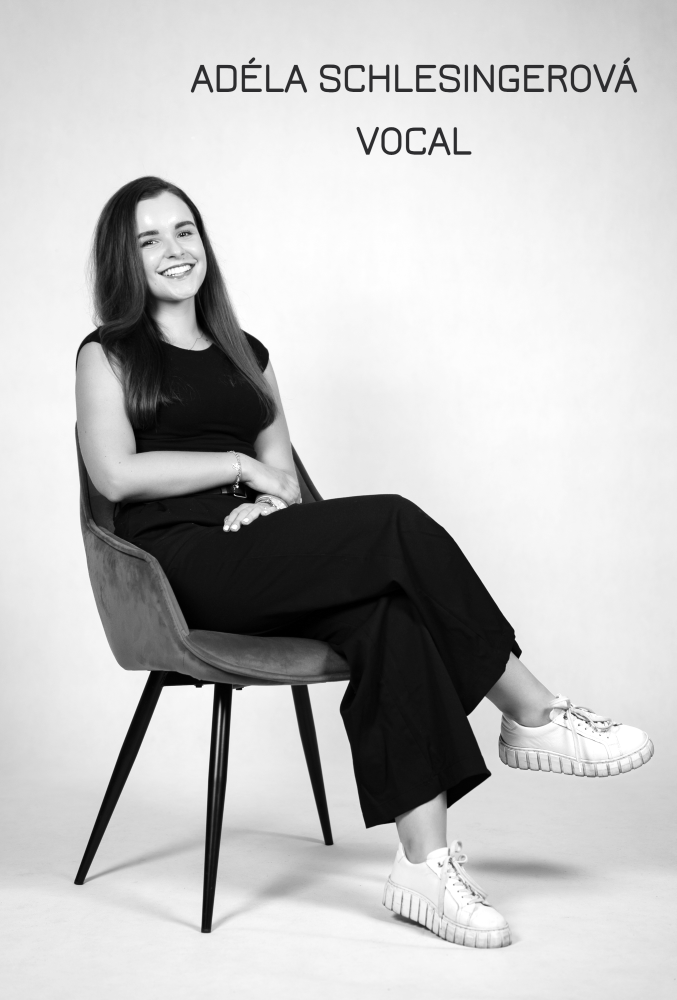
#> input picture site/originals/members/adela-schlesingerova.jpg, 2029 x 3000 px, given in place of logo-dark.png, which was not available (shown at 1/3 size)
$ python build_images.py
#> lines starting #> are read from the running program, lines starting #| are printed output that depends on the picture
#!/usr/bin/env python3
"""Turn site/originals/ into the web-sized images under site/public/assets/img/.

    python3 site/tools/build_images.py

Needs Pillow and numpy. Run it again whenever a photo in originals/ changes or
a new one is added; everything in public/assets/img/ is an output of this file
and can be deleted and rebuilt.

The originals are the full-resolution files as downloaded from the old Wix
site on 2026-11-12. They are never modified.
"""

from __future__ import annotations

from pathlib import Path

import numpy as np
from PIL import Image, ImageChops, ImageFilter, ImageOps

SITE = Path(__file__).resolve().parent.parent
SRC = SITE / "originals"
OUT = SITE / "public" / "assets" / "img"

# The studio portraits carry the name and instrument as part of the picture,
# top right. On the page those are real text under each photo, so the lettering
# is painted out here. Each box is (left, top, right, bottom) as fractions of
# the picture, drawn around the lettering and clear of the person.
MEMBERS = {
    "max-stoklasa": (0.53, 0.08, 0.98, 0.22),
    "tomas-becka": (0.51, 0.08, 0.93, 0.22),
    "rudy-horvat": (0.49, 0.10, 0.92, 0.235),
    "marek-krygel": (0.49, 0.135, 0.94, 0.268),
    "adela-schlesingerova": (0.28, 0.04, 0.97, 0.168),
    "katerina-eichlerova": (0.53, 0.04, 0.94, 0.235),
    "petr-moczek": (0.50, 0.11, 0.95, 0.24),
    "tereza-schvanova": (0.36, 0.09, 0.96, 0.218),
}

GALLERY = [
    "live-01", "live-02", "live-03", "live-04", "live-05", "live-06", "live-07",
    "live-08", "live-09", "live-10", "bubenik", "klub", "zpevaci-detail", "selfie",
]


def save_webp(image: Image.Image, name: str, *, quality: int = 80) -> None:
    path = OUT / name
    path.parent.mkdir(parents=True, exist_ok=True)
    image.save(path, "WEBP", quality=quality, method=6)
    print(f"  {name:38} {image.size[0]:5}x{image.size[1]:<5} {path.stat().st_size / 1024:6.0f} KB")


def fit_width(image: Image.Image, width: int) -> Image.Image:
    if image.width <= width:
        return image.copy()
    return image.resize((width, round(image.height * width / image.width)), Image.LANCZOS)


# [45 lines left out: functions fit_long_edge, paint_out_lettering, build_members, not called in this run]


def build_hero() -> None:
    print("hero and group")
    hall = Image.open(SRC / "live" / "ples-sal.jpg").convert("RGB")
    save_webp(fit_width(hall, 1620), "hero.webp", quality=76)
    save_webp(fit_width(hall, 900), "hero-900.webp", quality=72)

    group = Image.open(SRC / "group.png").convert("RGB")
    # The studio shot has wide white margins; trim to the people plus a little air.
    ink = ImageOps.invert(group.convert("L")).point(lambda v: 255 if v > 18 else 0)
    left, top, right, bottom = ink.getbbox()
    air = round(0.02 * group.width)
    group = group.crop((max(0, left - air), max(0, top - air),
                        min(group.width, right + air), min(group.height, bottom + air)))
    save_webp(fit_width(group, 1200), "group.webp", quality=82)
    save_webp(fit_width(group, 700), "group-700.webp", quality=80)

    # Link previews (Facebook, Messenger, WhatsApp) want a 1200x630 JPEG.
    card = Image.open(SRC / "live" / "zpevaci-detail.jpg").convert("RGB")
    card = ImageOps.fit(card, (1200, 630), Image.LANCZOS, centering=(0.5, 0.4))
    card.save(OUT / "og.jpg", "JPEG", quality=84, optimize=True, progressive=True)
    print(f"  {'og.jpg':38} 1200x630   {(OUT / 'og.jpg').stat().st_size / 1024:6.0f} KB")


# [23 lines left out: functions trim_black_bars, build_gallery, not called in this run]


def trim_alpha(image: Image.Image, air: int) -> Image.Image:
    left, top, right, bottom = image.getchannel("A").point(lambda v: 255 if v > 8 else 0).getbbox()
    return image.crop((max(0, left - air), max(0, top - air),
                       min(image.width, right + air), min(image.height, bottom + air)))


def build_brand() -> None:
    print("brand")
    dark = trim_alpha(Image.open(SRC / "logo-dark.png").convert("RGBA"), air=24)
#> in trim_alpha, `left, top, right, bottom = image.getchannel("A").point(lambda v: 255 i..`: left = 0; right = 2029; bottom = 3000
    save_webp(fit_width(dark, 1100), "logo-dark.webp", quality=90)
#|   logo-dark.webp                          1100x1626      71 KB
    save_webp(fit_width(dark, 440), "logo-dark-440.webp", quality=90)
#> call 2 of fit_width, with width = 440
#> in fit_width (call 2), `return image.resize((width, round(image.height * width / image.width))..`:
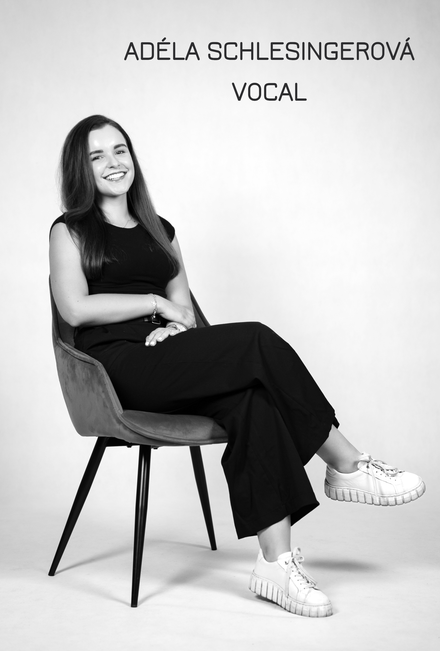
#> returned value: PIL image 440x651 RGBA; mean R, G, B, A 192.7, 192.7, 192.7, 255
#|   logo-dark-440.webp                       440x651       21 KB

    light = trim_alpha(Image.open(SRC / "logo-light.png").convert("RGBA"), air=24)
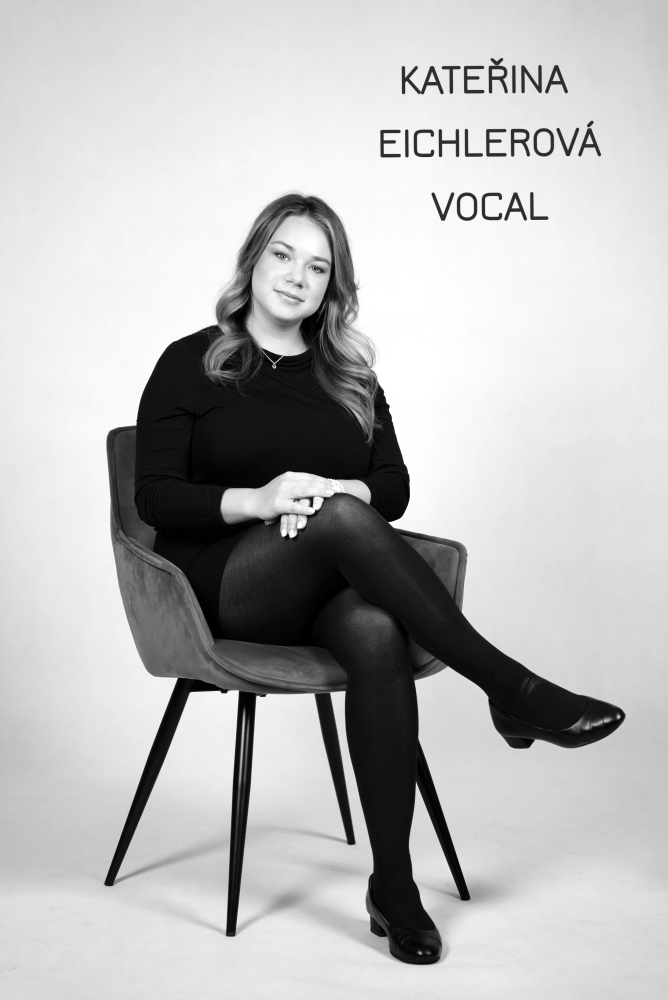
#> input picture site/originals/members/katerina-eichlerova.jpg, 2004 x 3000 px, given in place of logo-light.png, which was not available (shown at 1/3 size)
    save_webp(fit_width(light, 900), "logo-light.webp", quality=90)
#|   logo-light.webp                          900x1347      56 KB

    # Icons: the band's own favicon artwork, centred on a square of its black.
    art = Image.open(SRC / "favicon-source.png").convert("RGB")
#> art is the input picture: PIL image 2004x3000 RGB; mean R, G, B 186, 186, 186
    square = Image.new("RGB", (art.width, art.width), art.getpixel((2, 2)))
#> square: PIL image 2004x2004 RGB; every value is 204
    square.paste(art, (0, (art.width - art.height) // 2))
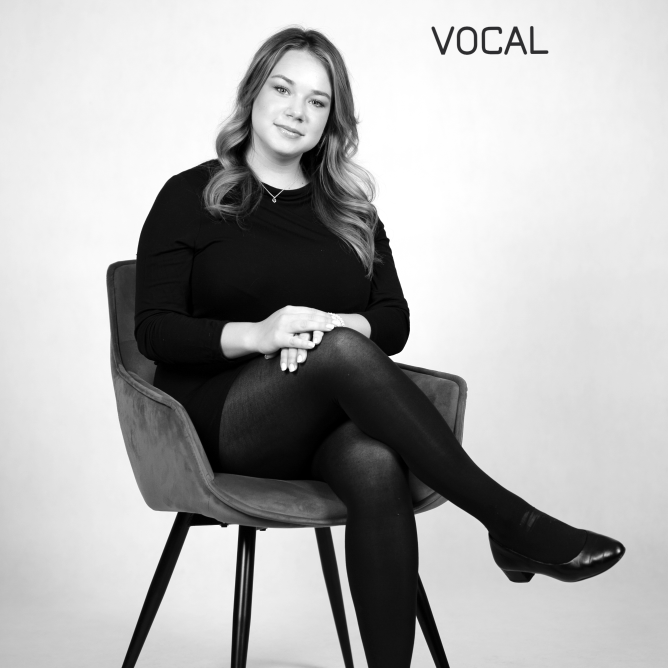
#> square: PIL image 2004x2004 RGB (shown at 1/3 size); mean R, G, B 173.8, 173.8, 173.8
    for size, name in ((512, "icon-512.png"), (180, "apple-touch-icon.png"), (48, "favicon-48.png")):
        square.resize((size, size), Image.LANCZOS).save(OUT / name, "PNG", optimize=True)
        print(f"  {name:38} {size:5}x{size:<5} {(OUT / name).stat().st_size / 1024:6.0f} KB")
#> this loop made 3 passes
#> pass 1, in build_brand, `square.resize((size, size), Image.LANCZOS).save(OUT / name, "PNG", opt..`:
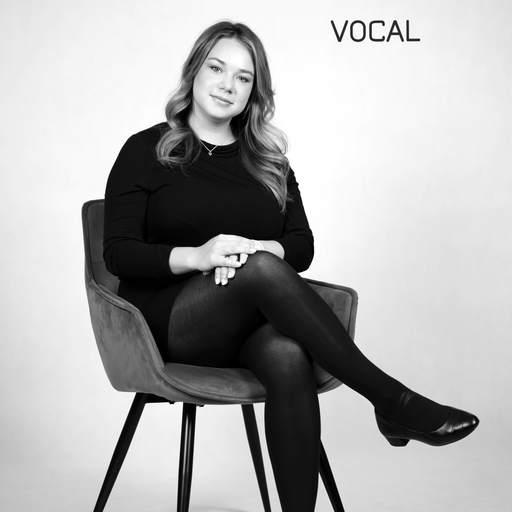
#> saved as icon-512.png: PIL image 512x512 RGB; mean R, G, B 173.8, 173.8, 173.8
#> pass 2, in build_brand, `square.resize((size, size), Image.LANCZOS).save(OUT / name, "PNG", opt..`:
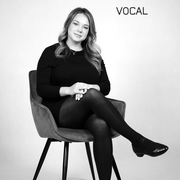
#> saved as apple-touch-icon.png: PIL image 180x180 RGB; mean R, G, B 173.8, 173.8, 173.8


# [9 lines left out: function build_refs, not called in this run]


if __name__ == "__main__":
    OUT.mkdir(parents=True, exist_ok=True)
    build_brand()
    build_hero()
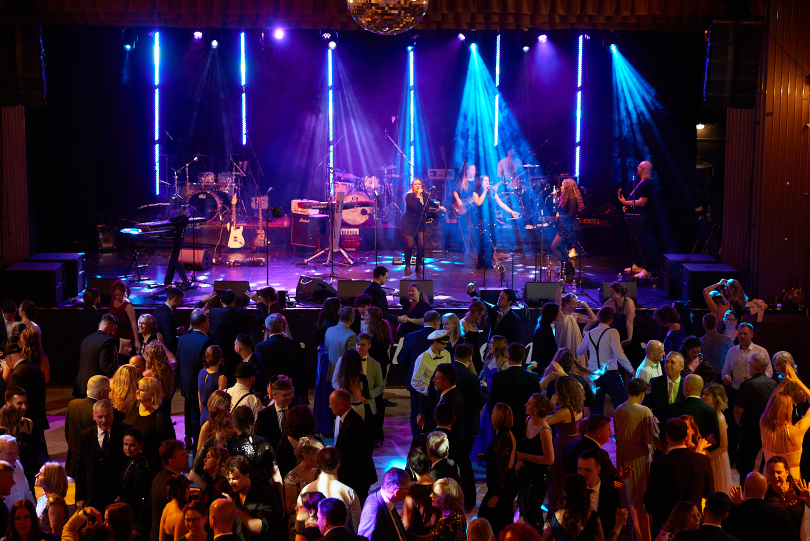
#> input picture site/originals/live/ples-sal.jpg, 1620 x 1081 px (shown at 1/2 size)
#> in build_hero, hall is the input picture: PIL image 1620x1081 RGB; mean R, G, B 44.4, 25.7, 57.2
#|   hero.webp                               1620x1081     176 KB
#> in fit_width (call 5), `return image.resize((width, round(image.height * width / image.width))..`:
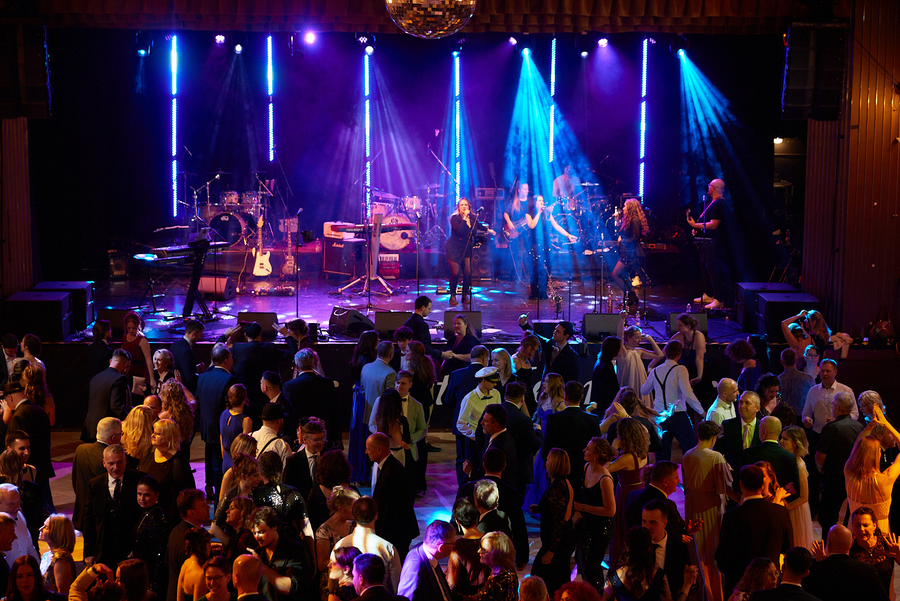
#> returned value: PIL image 900x601 RGB; mean R, G, B 44.4, 25.7, 57.2
#|   hero-900.webp                            900x601       70 KB
#> (the run stopped early here; a loop or call above may not have finished)
